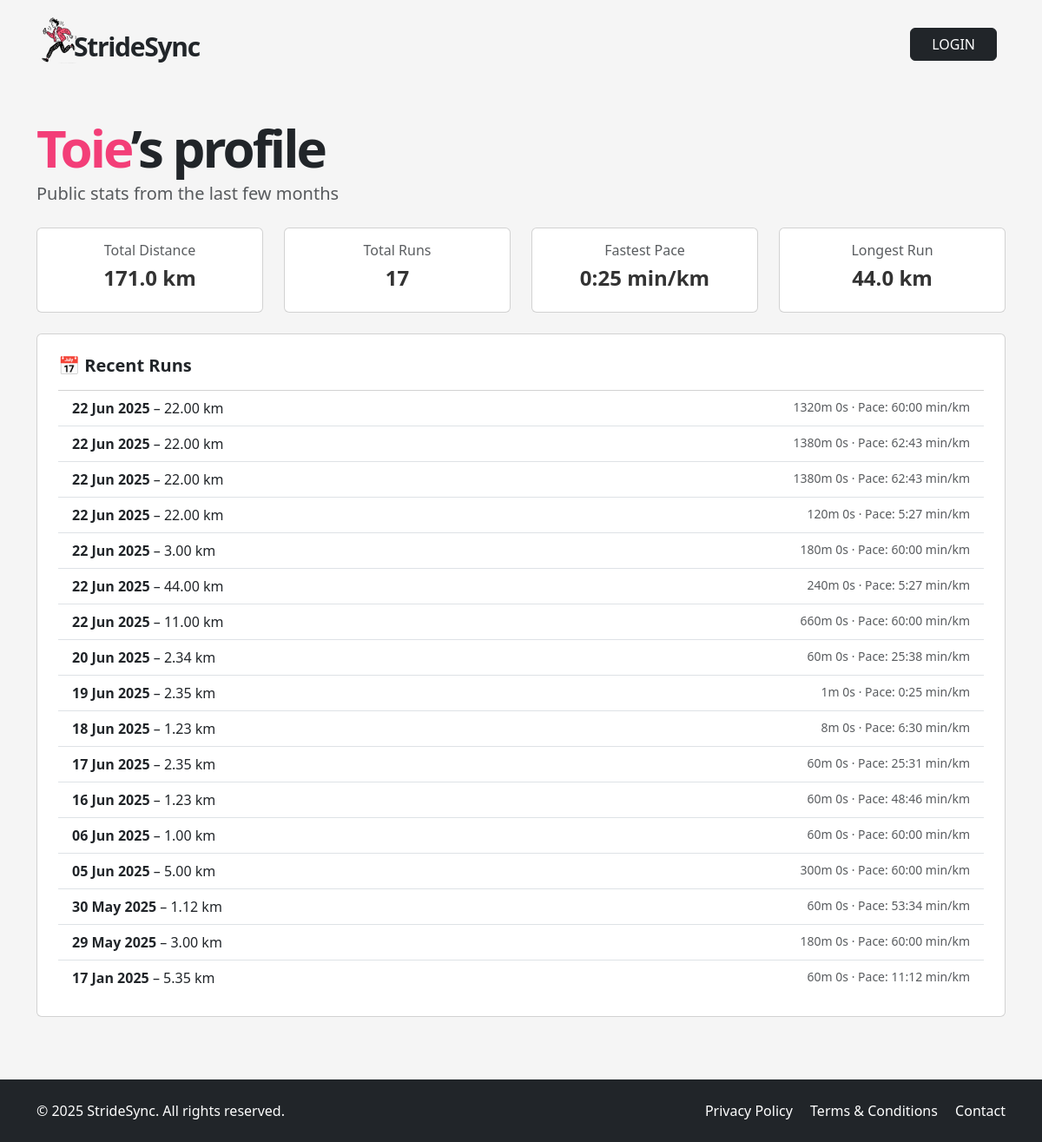
/u/toie, run on the app's committed database.
### app/models.py (models this page shows, shortened)
class User(UserMixin, db.Model):
    __tablename__ = "users"
    id = sa.Column(sa.Integer, primary_key=True)
    email = sa.Column(sa.String(120), unique=True, nullable=False, index=True)
    password_hash = sa.Column(sa.String(256))
    username = sa.Column(sa.String(64), unique=True, nullable=False, index=True)
    role = sa.Column(sa.Enum(UserRole), default=UserRole.USER, nullable=False)
    is_verified = sa.Column(sa.Boolean, default=False)
    verification_token = sa.Column(sa.String(128), nullable=False, default=lambda: secrets.token_urlsafe(32))
    unit_preference = Column(String(2), default='km')  # 'km' or 'mi'
    notify_group_activity = Column(Boolean, default=True)
    is_public_profile = Column(Boolean, default=False)
    reset_token = db.Column(db.String, nullable=True)
    reset_token_expiry = db.Column(db.DateTime, nullable=True)
    runs = so.relationship("Run", back_populates="user", cascade="all, delete-orphan")
    groups = so.relationship("Group", secondary=user_groups, back_populates="members")
    admin_of_groups = so.relationship("Group", secondary=group_admins, back_populates="admins")

class Run(db.Model):
    __tablename__ = "runs"
    id = sa.Column(sa.Integer, primary_key=True)
    date = sa.Column(sa.DateTime(timezone=True), index=True)
    distance = sa.Column(Numeric(precision=8, scale=2))  # replaces sa.Integer
    time = sa.Column(sa.Integer)      # seconds (duration)
    pace = sa.Column(sa.Integer)      # seconds per km
    user_id = sa.Column(sa.Integer, sa.ForeignKey("users.id"), index=True)
    user = so.relationship("User", back_populates="runs")
    groups = so.relationship("Group", secondary=run_groups, back_populates="runs")

### app/routes.py (the view)
@app.route("/u/<username>")
def public_profile(username):
    user = db.session.execute(
        sa.select(User).where(User.username == username)
    ).scalar_one_or_none()
    if not user or not user.is_public_profile:
        abort(404)
    runs = (
        db.session.execute(
            sa.select(Run).where(Run.user_id == user.id).order_by(Run.date.desc())
        )
        .scalars()
        .all()
    )
    total_distance = sum(run.distance for run in runs)
    total_runs = len(runs)
    fastest_pace = min((run.pace for run in runs if run.pace), default=None)
    longest_run = max((run.distance for run in runs), default=0)
    return render_template(
        "public_profile.html",
        user=user,
        runs=runs,
        total_distance=total_distance,
        total_runs=total_runs,
        fastest_pace=fastest_pace,
        longest_run=longest_run,
    )

### app/templates/public_profile.html
{% extends "base.html" %}
{% block content %}
<div class="container py-5">
  <h1 class="display-4 fw-bold hero-title">
    <span>{{ user.username.capitalize() }}</span>’s profile
  </h1>
  <p class="lead text-muted mb-4">Public stats from the last few months</p>
    <div class="row mb-4">
    <div class="col-md-3">
        <div class="card p-3 text-center">
        <h6 class="text-muted">Total Distance</h6>
        <h4 class="fw-bold">{{ "%.1f"|format(total_distance) }} km</h4>
        </div>
    </div>
    <div class="col-md-3">
        <div class="card p-3 text-center">
        <h6 class="text-muted">Total Runs</h6>
        <h4 class="fw-bold">{{ total_runs }}</h4>
        </div>
    </div>
    <div class="col-md-3">
        <div class="card p-3 text-center">
        <h6 class="text-muted">Fastest Pace</h6>
        <h4 class="fw-bold">
            {% if fastest_pace %}
            {% set pace_sec = fastest_pace|int %}
            {{ pace_sec // 60 }}:{{ "%02d"|format(pace_sec % 60) }} min/km
            {% else %}–{% endif %}
        </h4>
        </div>
    </div>
    <div class="col-md-3">
        <div class="card p-3 text-center">
        <h6 class="text-muted">Longest Run</h6>
        <h4 class="fw-bold">{{ "%.1f"|format(longest_run) }} km</h4>
        </div>
    </div>
    </div>
  <div class="card p-4">
    <h5 class="fw-bold mb-3">📅 Recent Runs</h5>
    {% if runs %}
      <ul class="list-group list-group-flush">
        {% for run in runs %}
          <li class="list-group-item">
            <div class="d-flex flex-column flex-md-row justify-content-between">
                <div>
                    <strong>{{ run.date.strftime('%d %b %Y') }}</strong> – {{ run.distance }} km
                </div>
                <div class="text-muted small mt-1 mt-md-0 text-md-end">
                    {{ run.time // 60 }}m {{ run.time % 60 }}s ·
                    Pace:
                    {% set pace_sec = run.pace|int %}
                    {{ pace_sec // 60 }}:{{ "%02d"|format(pace_sec % 60) }} min/km
                </div>
            </div>
          </li>
        {% endfor %}
      </ul>
    {% else %}
      <p class="text-muted">No runs available.</p>
    {% endif %}
  </div>
</div>
{% endblock %}

### app/static/style.css (style rules this page uses)
html, body { height: 100%; margin: 0; display: flex; flex-direction: column; scroll-behavior: smooth; }
body { background-color: #f5f5f5; }
h4 { font-weight: 700; color: #333; }
.hero-title { font-weight: 900 !important; font-size: 60px; letter-spacing: -3px; line-height: 60px; }
.hero-title span { color: #f33e78; }

### data on the page
User: username "Toie"
Run: distance "44.0", date "22 Jun 2025", distance "44.00", time "240", run.time%60 "0", pace "5", pace_sec%60 "27"
Run: date "22 Jun 2025", distance "22.00", time "1320", run.time%60 "0", pace "60", pace_sec%60 "00"
Run: date "22 Jun 2025", distance "22.00", time "1380", run.time%60 "0", pace "62", pace_sec%60 "43"
Run: date "22 Jun 2025", distance "22.00", time "1380", run.time%60 "0", pace "62", pace_sec%60 "43"
Run: date "22 Jun 2025", distance "22.00", time "120", run.time%60 "0", pace "5", pace_sec%60 "27"
Run: date "22 Jun 2025", distance "3.00", time "180", run.time%60 "0", pace "60", pace_sec%60 "00"
Run: date "22 Jun 2025", distance "11.00", time "660", run.time%60 "0", pace "60", pace_sec%60 "00"
Run: date "20 Jun 2025", distance "2.34", time "60", run.time%60 "0", pace_sec "25", pace_sec "38"
Run: date "19 Jun 2025", distance "2.35", time "1", run.time%60 "0", pace_sec "0", pace_sec "25"
Run: date "18 Jun 2025", distance "1.23", time "8", run.time%60 "0", pace_sec "6", pace_sec "30"
Run: date "17 Jun 2025", distance "2.35", time "60", run.time%60 "0", pace_sec "25", pace_sec "31"
Run: date "16 Jun 2025", distance "1.23", time "60", run.time%60 "0", pace_sec "48", pace_sec "46"
Run: date "06 Jun 2025", distance "1.00", time "60", run.time%60 "0", pace "60", pace_sec%60 "00"
Run: date "05 Jun 2025", distance "5.00", time "300", run.time%60 "0", pace "60", pace_sec%60 "00"
Run: date "30 May 2025", distance "1.12", time "60", run.time%60 "0", pace_sec "53", pace_sec "34"
Run: date "29 May 2025", distance "3.00", time "180", run.time%60 "0", pace "60", pace_sec%60 "00"
Run: date "17 Jan 2025", distance "5.35", time "60", run.time%60 "0", pace_sec "11", pace_sec "12"

### other printed values
{{ "%.1f"|format(total_distance) }} "171.0"
{{ total_runs }} "17"
{{ pace_sec // 60 }} "0"
{{ "%02d"|format(pace_sec % 60) }} "25"
